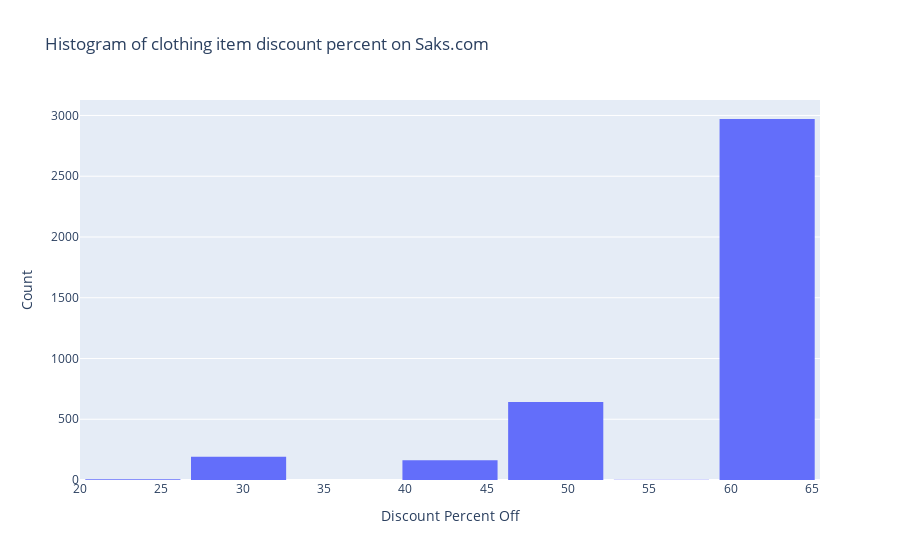

The cell this chart's notebook holds for it:
### Code cell
min_ = saks_full['percent_off'].min()
max_ = saks_full['percent_off'].max()

data = [Histogram(x=saks_full['percent_off'], 
                  xbins=dict(start=20,
                             end=max_,
                             size=(max_-min_)/10))]
layout = Layout(title="Histogram of clothing item discount percent on Saks.com",
                bargap=0.1,
               xaxis_title = 'Discount Percent Off',
               yaxis_title = 'Count')
fig = Figure(data=data, layout=layout)

plotly.offline.iplot(fig, show_link=False, image_width=600, image_height=400)

### Figure 1 — Plotly figure (JSON) as saved in the notebook; plotly's stock layout.template omitted (floating-point values rounded to 4 significant figures; data arrays with more than 128 entries replaced by an {"elided": "..."} marker saying what was removed)
{"data": [{"type": "histogram", "x": {"elided": "3989 float values"}, "xbins": {"end": 65, "size": 6.5, "start": 20}}], "layout": {"bargap": 0.1, "title": {"text": "Histogram of clothing item discount percent on Saks.com"}, "xaxis": {"title": {"text": "Discount Percent Off"}}, "yaxis": {"title": {"text": "Count"}}}}
